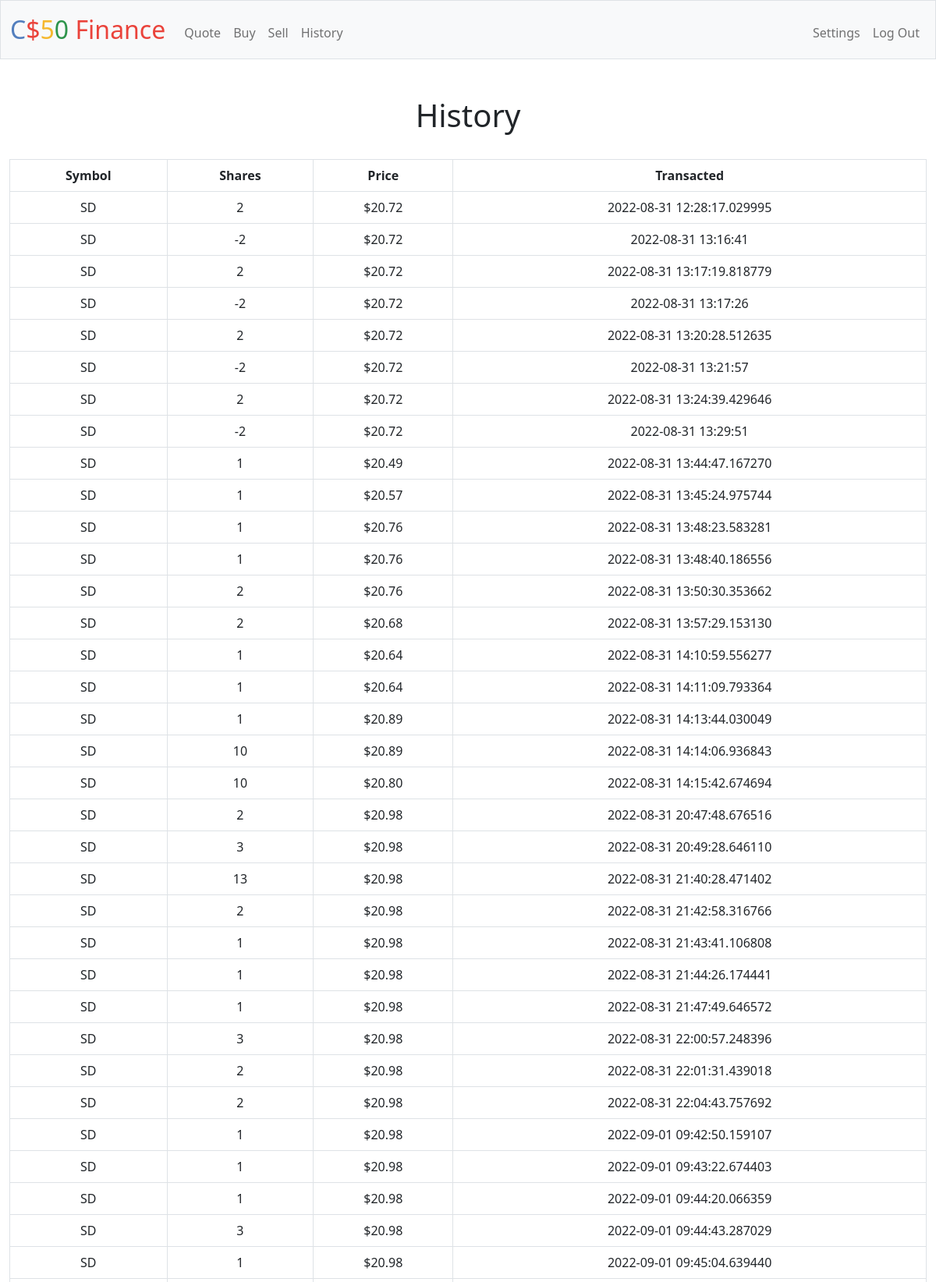
Page /history (signed in, upper part) on the committed database.
### tables this page shows
CREATE TABLE transactions (
    id INTEGER PRIMARY KEY NOT NULL,
    user_id INTEGER NOT NULL,
    stock_id INTEGER NOT NULL,
    shares INTEGER NOT NULL,
    price REAL NOT NULL,
    time TEXT NOT NULL,
    FOREIGN KEY(user_id) REFERENCES users(id),
    FOREIGN KEY(stock_id) REFERENCES stocks(id)
);

CREATE TABLE stocks (
    id INTEGER PRIMARY KEY NOT NULL,
    symbol TEXT NOT NULL UNIQUE,
    name TEXT NOT NULL UNIQUE
);

### app.py (the view)
@app.route("/history")
@login_required
def history():
    transactions = []
    with sql_session as s:
        statement = select(User).filter_by(id=session["user_id"])
        current_user = s.execute(statement).scalars().one()
        statement = select(Transaction, Stock).join(Stock, Transaction.stock_id == Stock.id, isouter=True
                                                    ).filter(Transaction.user_id == current_user.id)
        results = s.execute(statement).all()
        for (stock, transaction) in results:
            transactions.append(stock.__dict__ | transaction.__dict__)
    return render_template("history.html", transactions=transactions)

### app.py (called while the page is built)
@app.after_request
def after_request(response):
    response.headers["Cache-Control"] = "no-cache, no-store, must-revalidate"
    response.headers["Expires"] = 0
    response.headers["Pragma"] = "no-cache"
    return response

### helpers.py (called while the page is built)
def login_required(f):
    @wraps(f)
    def decorated_function(*args, **kwargs):
        if session.get("user_id") is None:
            return redirect("/login")
        return f(*args, **kwargs)
    return decorated_function

def usd(value):
    return f"${value:,.2f}"

### templates/history.html (shortened to what this page needs)
{% extends "layout.html" %}
{% block main %}
    <h1>History</h1><br>
    <table class="table table-bordered table-hover">
        {% if transactions|length > 0 %}
            <tr>
                <th>Symbol</th>
                <th>Shares</th>
                <th>Price</th>
                <th>Transacted</th>
            </tr>
            {% for t in transactions %}
                <tr>
                    <td>{{ t["symbol"]  }}</td>
                    <td>{{ t["shares"] }}</td>
                    <td>{{ t["price"] | usd }}</td>
                    <td>{{ t["time"] }}</td>
                </tr>
            {% endfor %}
        {% else %}
        <tr>
            <td colspan="100%">You have not made any transactions yet.</td>
        </tr>
        {% endif %}
    </table>
{% endblock %}

### templates/layout.html (shortened to what this page needs)
<!DOCTYPE html>
<html lang="en">
    <head>
        <link href="https://cdn.jsdelivr.net/npm/bootstrap@5.1.3/dist/css/bootstrap.min.css" rel="stylesheet">
        <link href="/static/styles.css" rel="stylesheet">
    </head>
    <body>
        <nav class="bg-light border navbar navbar-expand-md navbar-light">
            <div class="container-fluid">
                <a class="navbar-brand" href="/"><span class="blue">C</span><span class="red">$</span><span class="yellow">5</span><span class="green">0</span> <span class="red">Finance</span></a>
                <div class="collapse navbar-collapse" id="navbar">
                    {% if session["user_id"] %}
                        <ul class="navbar-nav me-auto mt-2">
                            <li class="nav-item"><a class="nav-link" href="/quote">Quote</a></li>
                            <li class="nav-item"><a class="nav-link" href="/buy">Buy</a></li>
                            <li class="nav-item"><a class="nav-link" href="/sell">Sell</a></li>
                            <li class="nav-item"><a class="nav-link" href="/history">History</a></li>
                        </ul>
                        <ul class="navbar-nav ms-auto mt-2">
                            <li class="nav-item"><a class="nav-link" href="/settings">Settings</a></li>
                            <li class="nav-item"><a class="nav-link" href="/logout">Log Out</a></li>
                        </ul>
                    {% else %}
                        <ul class="navbar-nav ms-auto mt-2">
                            <li class="nav-item"><a class="nav-link" href="/register">Register</a></li>
                            <li class="nav-item"><a class="nav-link" href="/login">Log In</a></li>
                        </ul>
                    {% endif %}
                </div>
            </div>
        </nav>
        <main class="container-fluid py-5 text-center">
            {% block main %}{% endblock %}
        </main>
    </body>
</html>

### static/styles.css (style rules this page uses)
nav .navbar-brand { font-size: xx-large; }
nav .navbar-brand .blue { color: #537fbe; }
nav .navbar-brand .red { color: #ea433b; }
nav .navbar-brand .yellow { color: #f5b82e; }
nav .navbar-brand .green { color: #2e944b; }

### rows in the picture
transactions: symbol "SD", shares "2", price "$20.72", time "2022-08-31 12:28:17.029995"
stocks: symbol "SD" "SD" "SD" "SD" "SD" "SD" "SD" "SD" "SD" "SD" "SD" "SD" "SD" "SD" "SD" "SD" "SD" "SD" "SD" "SD" "SD" "SD" "SD" "SD" "SD" "SD" "SD" "SD" "SD" "SD" "SD" "SD" "SD"
transactions: price "$20.72", time "2022-08-31 13:16:41"
transactions: price "$20.72", time "2022-08-31 13:17:19.818779"
transactions: price "$20.72", time "2022-08-31 13:17:26"
transactions: price "$20.72", time "2022-08-31 13:20:28.512635"
transactions: price "$20.72", time "2022-08-31 13:21:57"
transactions: price "$20.72", time "2022-08-31 13:24:39.429646"
transactions: price "$20.72", time "2022-08-31 13:29:51"
transactions: price "$20.49", time "2022-08-31 13:44:47.167270"
transactions: price "$20.57", time "2022-08-31 13:45:24.975744"
transactions: price "$20.76", time "2022-08-31 13:48:23.583281"
transactions: price "$20.76", time "2022-08-31 13:48:40.186556"
transactions: price "$20.76", time "2022-08-31 13:50:30.353662"
transactions: price "$20.68", time "2022-08-31 13:57:29.153130"
transactions: price "$20.64", time "2022-08-31 14:10:59.556277"
transactions: price "$20.64", time "2022-08-31 14:11:09.793364"
transactions: price "$20.89", time "2022-08-31 14:13:44.030049"
transactions: price "$20.89", time "2022-08-31 14:14:06.936843"
transactions: price "$20.80", time "2022-08-31 14:15:42.674694"
transactions: price "$20.98", time "2022-08-31 20:47:48.676516"
transactions: price "$20.98", time "2022-08-31 20:49:28.646110"
transactions: price "$20.98", time "2022-08-31 21:40:28.471402"
transactions: price "$20.98", time "2022-08-31 21:42:58.316766"
transactions: price "$20.98", time "2022-08-31 21:43:41.106808"
transactions: price "$20.98", time "2022-08-31 21:44:26.174441"
transactions: price "$20.98", time "2022-08-31 21:47:49.646572"
transactions: price "$20.98", time "2022-08-31 22:00:57.248396"
transactions: price "$20.98", time "2022-08-31 22:01:31.439018"
transactions: price "$20.98", time "2022-08-31 22:04:43.757692"
transactions: price "$20.98", time "2022-09-01 09:42:50.159107"
transactions: price "$20.98", time "2022-09-01 09:43:22.674403"
transactions: price "$20.98", time "2022-09-01 09:44:20.066359"
transactions: price "$20.98", time "2022-09-01 09:44:43.287029"
transactions: price "$20.98", time "2022-09-01 09:45:04.639440"

### other values in the picture
{{ t["shares"] }} "-2" "2" "-2" "2" "-2" "2" "-2" "1" "1" "1" "1" "2" "2" "1" "1" "1" "10" "10" "2" "3" "13" "2" "1" "1" "1" "3" "2" "2" "1" "1" "1" "3" "1"
